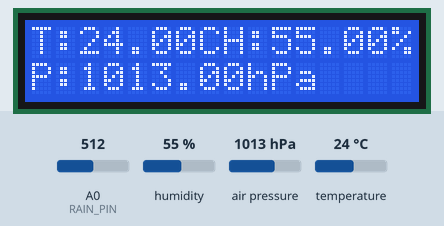
The sketch below on a simulated Arduino Uno, built with avr-gcc and run on an emulated ATmega328P. On the bench: 16×2 character LCD. Inputs (shaded band) come from the test bench; at power-on: A0 (RAIN_PIN) = 512, humidity 55 %, air pressure 1013 hPa, temperature 24 °C.

Above: at 3.2 s.
3.3 s: A0 (RAIN_PIN) set to 688
11.8 s: A0 (RAIN_PIN) set to 712
At 17.0 s:
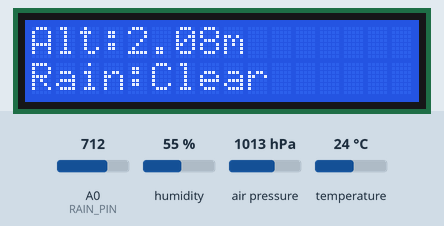
20.9 s: A0 (RAIN_PIN) set to 290
At 25.5 s:
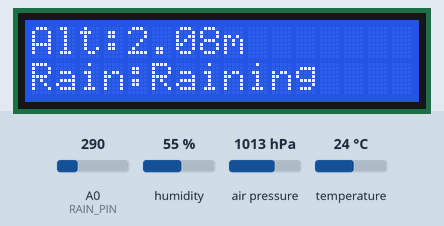
30.0 s: humidity set to 22 %
At 31.6 s:
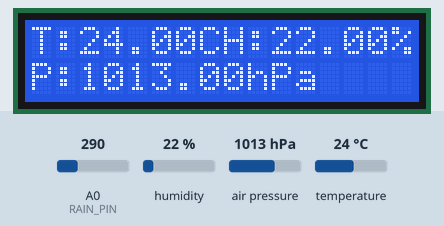
34.2 s: air pressure set to 952 hPa
At 35.3 s:
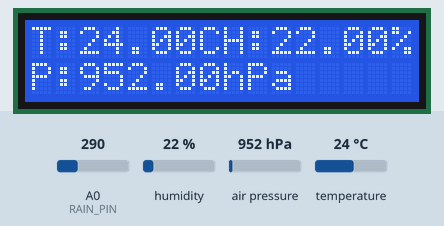
38.3 s: temperature set to 12 °C
At 40.2 s:
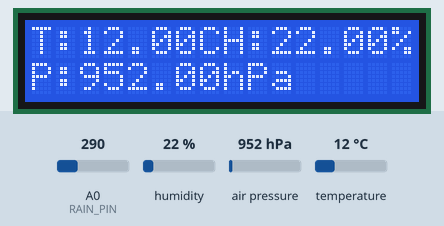
Timing chart, 0 to 41.7 s (numbered marks = the images above; inputs shaded):
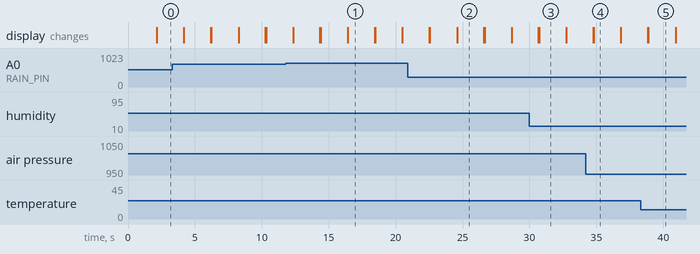

The sketch:

Weather_Monitoring_System_arduino_code.ino
```cpp
//------------------ LIBRARIES ------------------
#include <Wire.h>
#include <Adafruit_BMP085.h>
#include <LiquidCrystal_I2C.h>
#include <DHT.h>

//------------------ DEFINITIONS ------------------
#define DHTPIN 2          // DHT11 signal pin
#define DHTTYPE DHT11
#define RAIN_PIN A0       // Rain sensor analog pin

DHT dht(DHTPIN, DHTTYPE);
Adafruit_BMP085 bmp;
LiquidCrystal_I2C lcd(0x27, 16, 2);  // LCD I2C Address 0x27

//------------------ SETUP ------------------
void setup() {
  Serial.begin(9600);

  dht.begin();
  bmp.begin();

  lcd.init();
  lcd.backlight();

  lcd.setCursor(0,0);
  lcd.print("Weather Monitor");
  lcd.setCursor(0,1);
  lcd.print("System Loading..");
  delay(2000);
  lcd.clear();
}

//------------------ LOOP ------------------
void loop() {

  // ----- DHT11 -----
  float temp = dht.readTemperature();
  float hum  = dht.readHumidity();

  // ----- BMP180 -----
  float pressure = bmp.readPressure() / 100.0; // hPa
  float altitude = bmp.readAltitude();

  // ----- Rain Sensor -----
  int rainValue = analogRead(RAIN_PIN);
  String rainStatus;

  if (rainValue < 300) rainStatus = "Raining";
  else if (rainValue < 700) rainStatus = "Drizzle";
  else rainStatus = "Clear";

  // ----- SHOW ON LCD -----
  lcd.setCursor(0,0);
  lcd.print("T:");
  lcd.print(temp);
  lcd.print("C ");

  lcd.setCursor(8,0);
  lcd.print("H:");
  lcd.print(hum);
  lcd.print("%");

  lcd.setCursor(0,1);
  lcd.print("P:");
  lcd.print(pressure);
  lcd.print("hPa");

  delay(2000);
  lcd.clear();

  lcd.setCursor(0,0);
  lcd.print("Alt:");
  lcd.print(altitude);
  lcd.print("m");

  lcd.setCursor(0,1);
  lcd.print("Rain:");
  lcd.print(rainStatus);

  delay(2000);
  lcd.clear();
}
```

Measured:
- the behaviour switches between 699 and 700 on A0 (RAIN_PIN) (found by bisection; images 0 and 1)
- after the input at 11.8 s, the display: first differs from a run without the input after 4.6 s (image 1)
- after the input at 20.9 s, the display: first differs from a run without the input after 3.7 s (image 2)
- what the display in image 1 shows lasts 2.0 s, from 16.4 s to 18.4 s
